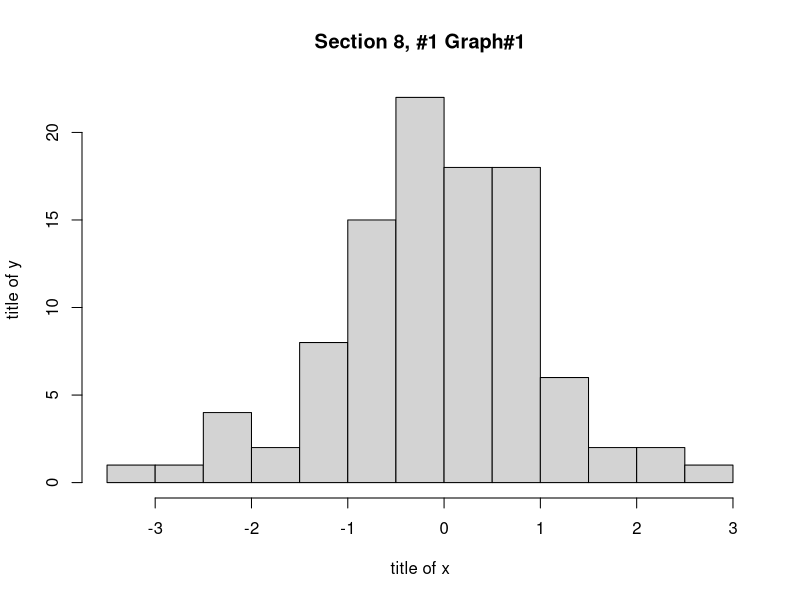
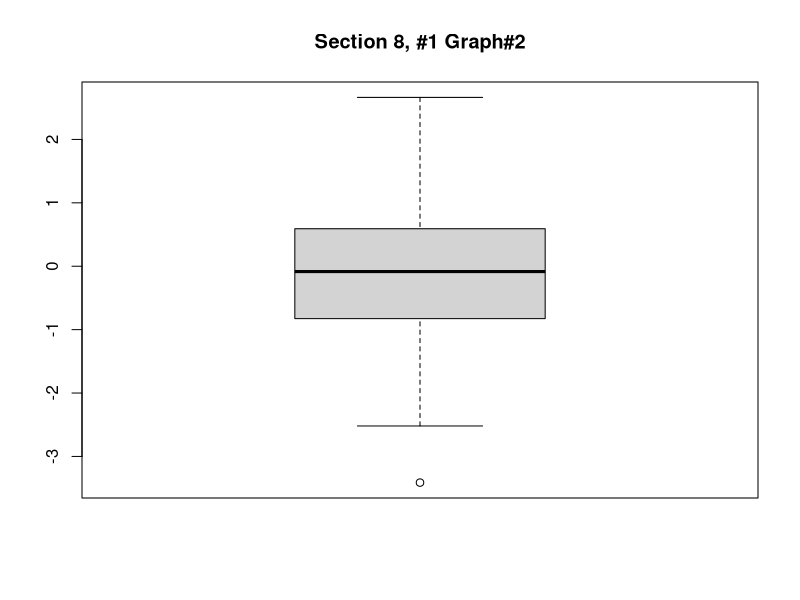
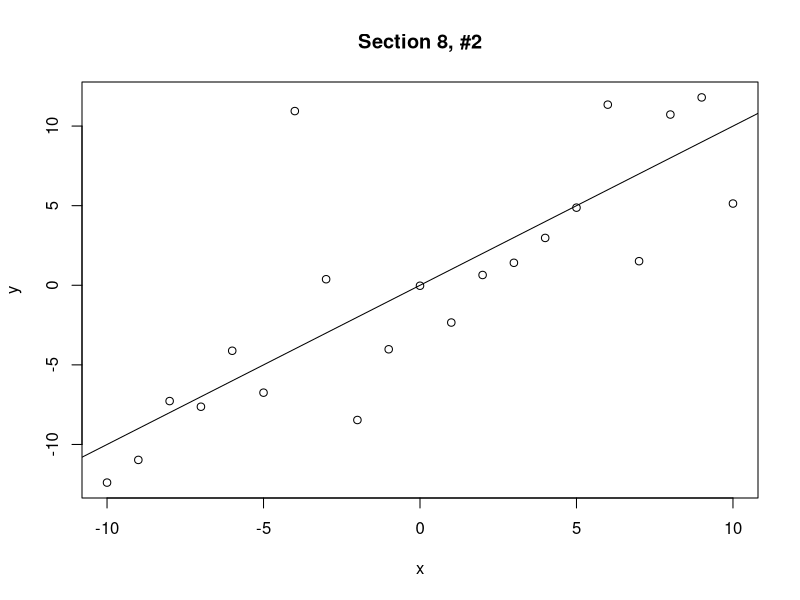
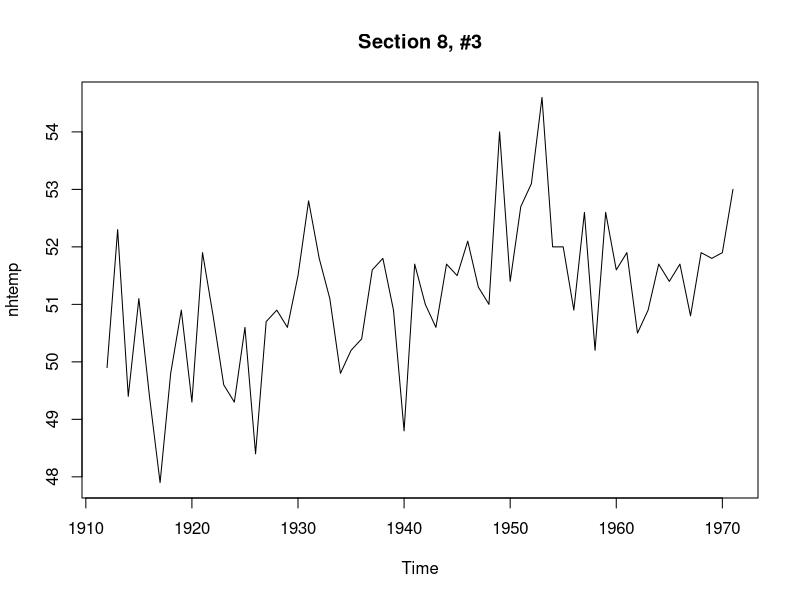
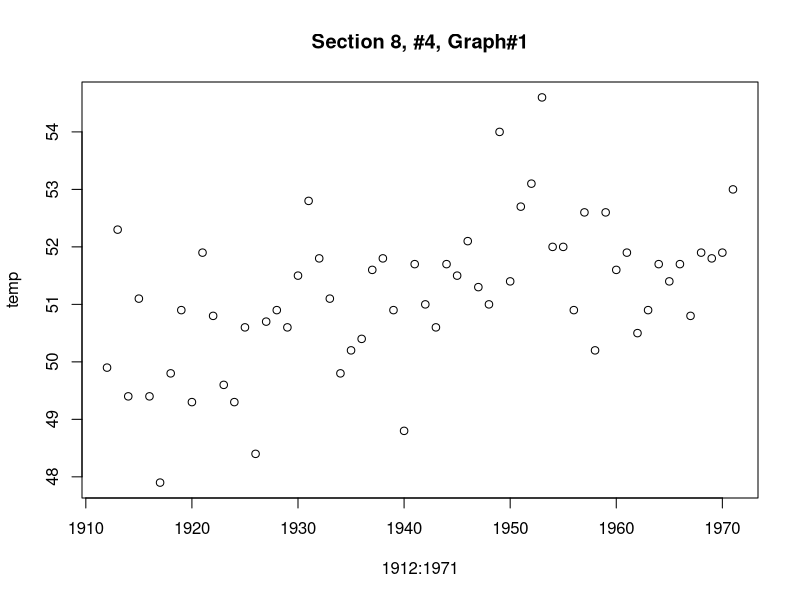
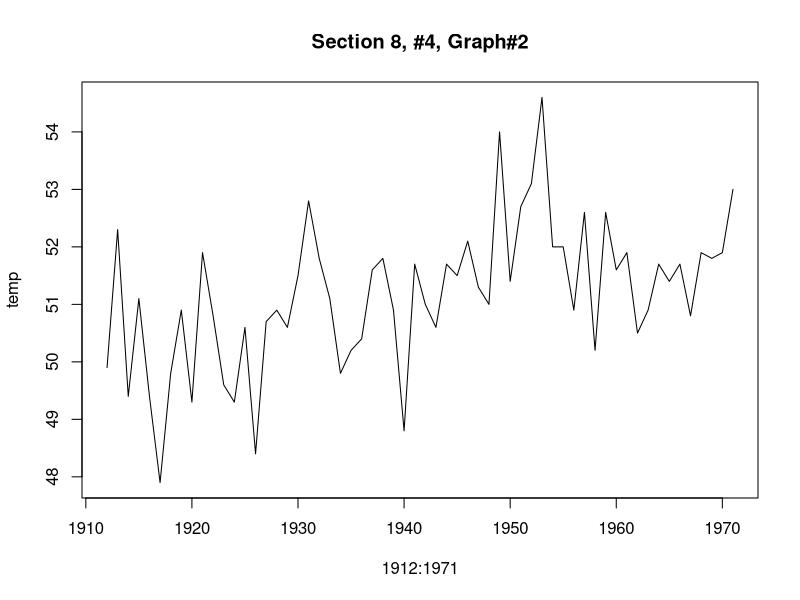
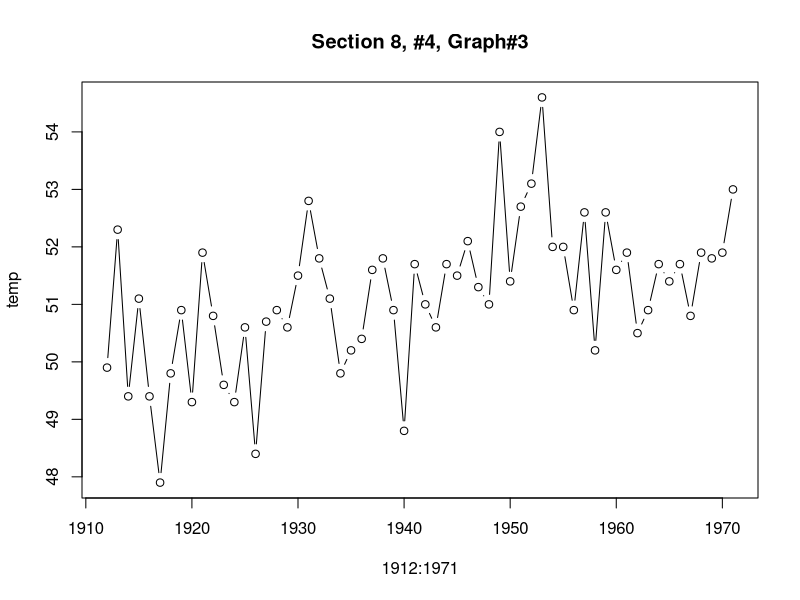
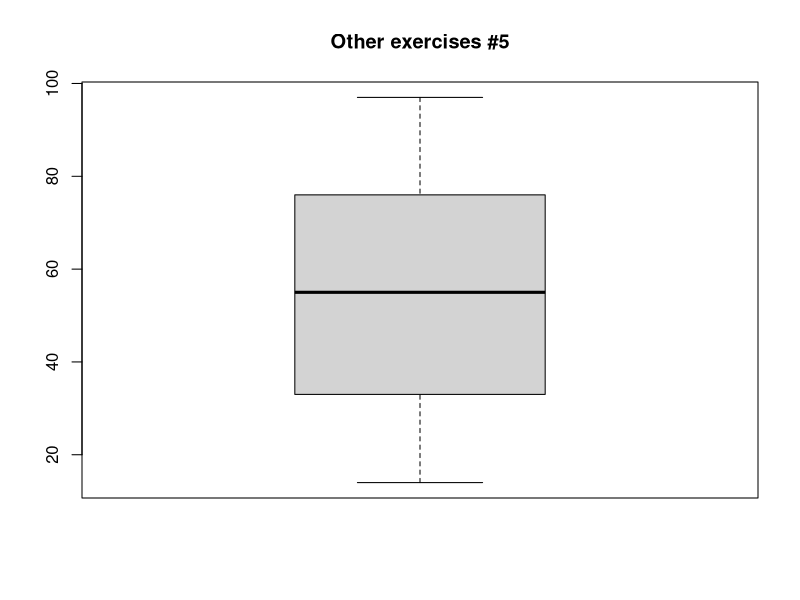

R code for these plots, in order:
##Section 2, #1 ----------------------------------------------------

x<-c(4,2,6)
y<-c(1,0,-1)

length(x)

sum(x)

sum(x^2)

x+y

x*y

x-2

x^2


##Section 2, #2 ----------------------------------------------------
7:11

seq(2,9)

seq(4,10,by=2)

seq(3,30,length=10)

seq(6,-4,by=-2)


##Section 2, #3 ----------------------------------------------------
rep(2,4)

rep(c(1,2),4)

rep(c(1,2),c(4,4))

rep(1:4,4)

rep(1:4,rep(3,4))


##Section 2, #4 ----------------------------------------------------
rep(6,6)

rep(c(5,8), 3)

rep(c(5,8), rep(4,2))


##Section 3, #1 ----------------------------------------------------
x<- c(5,9,2,3,4,6,7,0,8,12,2,9)

x[2]

x[2:4]

x[c(2,3,6)]

x[c(1:5,10:12)]

x[-(10:12)]


##Section 3, #2 ----------------------------------------------------
y<-c(33,44,29,16,25,45,33,19,54,22,21,49,11,24,56)

summaryMatrix<-matrix(y, nr=3)
#summary of each day
apply(summaryMatrix, 2, sum)

summaryMatrix<-matrix(y, nr=5, by=T)
#summary of each shop
apply(summaryMatrix, 2, sum)


##Section 5, #1 ----------------------------------------------------
attach(quakes)
summary(quakes[,3:4])


##Section 5, #2 ----------------------------------------------------
attach(mtcars)
#the mean weight
mean(wt)
#the mean of fuel consumption
mean(mpg)


##Section 8, #1 ----------------------------------------------------
x<-rnorm(100)
hist(x, main="Section 8, #1 Graph#1", xlab="title of x", ylab="title of y", breaks=9)
boxplot(x, main="Section 8, #1 Graph#2")


##Section 8, #2 ----------------------------------------------------
x<- (-10):10
n<-length(x)
y<-rnorm(n,x,4)
plot(x,y, main="Section 8, #2")
abline(0,1)


##Section 8, #3 ----------------------------------------------------
data(nhtemp)
plot(nhtemp, main="Section 8, #3")


##Section 8, #4 ----------------------------------------------------
temp<-as.vector(nhtemp)
plot(1912:1971,temp, main="Section 8, #4, Graph#1")
plot(1912:1971,temp,type="l", main="Section 8, #4, Graph#2")
plot(1912:1971,temp,type="b", main="Section 8, #4, Graph#3")


##Other exercises

##5. Consider the following data set...
x<-c(97, 82, 85, 61, 14, 22, 51, 16, 55, 44, 70)
summary(x)
## About the different method to Q1 and Q3: the median is included as the part of "half" 
## while calcualting the Q1 and Q3
boxplot(x, main="Other exercises #5")
## IRQ equlas Q3-Q1=43;
## nothing is more than (Q3+1.3*IRQ)
## nothing is less than (Q1-1.3*IRQ)
## so there is no outliner



##6. Textbook Exercise 1.128
## To get "what is his percentile", just need to know "how many people get less than 2050 in pencentage"
## The distrubtion of SAT matches N(1498, 316) according to the declaration
## As z=(2050-1498)/316=1.746835
## By query the table of standard normal distribution, we get:
## P(x<1.746835) = 0.9599 = 95.99%
## So his percentile is 96%


##7. Textbook Exercise 1.162
id<-c("AA", "EE", "II", "BB", "FF", "JJ", "CC", "GG", "KK", "DD", "HH", "LL", "Other")
spamCount<-c(1818, 399, 251, 1358, 389, 178, 442, 304, 158, 416, 251, 103)
## How many did the others receive in total:
othersInTotal<-6693-sum(spamCount)
othersInTotal
spamCountWithOther<-c(spamCount, othersInTotal)

allData<-data.frame(id, spamCountWithOther)
allData<-allData[ order(-allData[,2]), ]
pie.spamCount <- allData[,2]
names(pie.spamCount) <- allData[,1]
pie(pie.spamCount, main="Other exercises #7. Textbook Exercise 1.162")